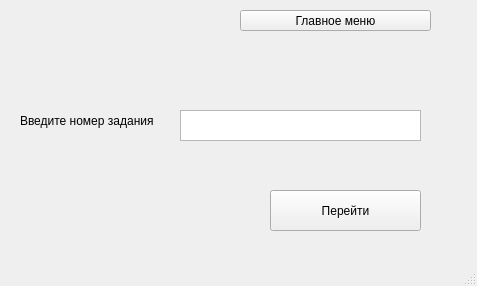
<?xml version="1.0" encoding="UTF-8"?>
<ui version="4.0">
 <class>Task</class>
 <widget class="QMainWindow" name="Task">
  <property name="geometry">
   <rect>
    <x>0</x>
    <y>0</y>
    <width>477</width>
    <height>286</height>
   </rect>
  </property>
  <property name="windowTitle">
   <string>MainWindow</string>
  </property>
  <widget class="QWidget" name="centralwidget">
   <widget class="QPushButton" name="pushButton">
    <property name="geometry">
     <rect>
      <x>270</x>
      <y>190</y>
      <width>151</width>
      <height>41</height>
     </rect>
    </property>
    <property name="text">
     <string>Перейти</string>
    </property>
   </widget>
   <widget class="QLabel" name="label">
    <property name="geometry">
     <rect>
      <x>20</x>
      <y>100</y>
      <width>141</width>
      <height>41</height>
     </rect>
    </property>
    <property name="text">
     <string>Введите номер задания</string>
    </property>
   </widget>
   <widget class="QTextEdit" name="textEdit">
    <property name="geometry">
     <rect>
      <x>180</x>
      <y>110</y>
      <width>241</width>
      <height>31</height>
     </rect>
    </property>
   </widget>
   <widget class="QPushButton" name="pushButton_2">
    <property name="geometry">
     <rect>
      <x>240</x>
      <y>10</y>
      <width>191</width>
      <height>21</height>
     </rect>
    </property>
    <property name="text">
     <string>Главное меню</string>
    </property>
   </widget>
  </widget>
  <widget class="QMenuBar" name="menubar">
   <property name="geometry">
    <rect>
     <x>0</x>
     <y>0</y>
     <width>477</width>
     <height>21</height>
    </rect>
   </property>
  </widget>
  <widget class="QStatusBar" name="statusbar"/>
 </widget>
 <resources/>
 <connections/>
</ui>
